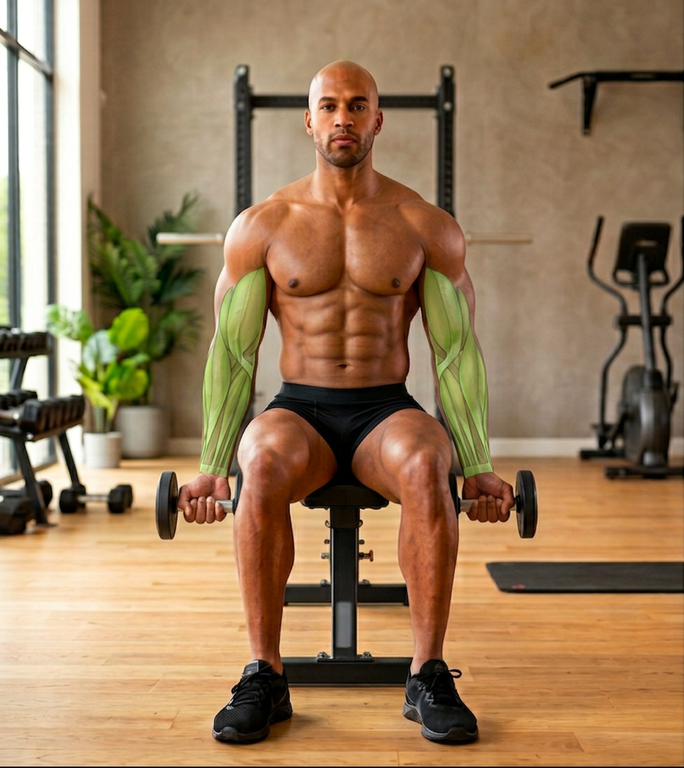
#> input picture evolution/media/refonte-photo/propositions/lot65/phases/47-bas-supination-normalise.png, 684 x 768 px
$ python assemble.py
#> lines starting #> are read from the running program, lines starting #| are printed output that depends on the picture; after the words box and inside, x2 and y2 are one past the last pixel; in counts of white or black regions, pixels touching at a corner belong together
"""Rebuild isolated proposal47 from photographed crops; no delivered file writes."""
from pathlib import Path
from PIL import Image,ImageDraw,ImageFilter,ImageFont
import numpy as np
import json
HERE=Path(__file__).resolve().parent
R=HERE.parents[1]
P=HERE/'phases';OLD=R/'propositions/lot65'
def load(p):return Image.open(p).convert('RGB')
#> returned value is the input picture: PIL image 684x768 RGB; mean R, G, B 153.8, 124.2, 90.7
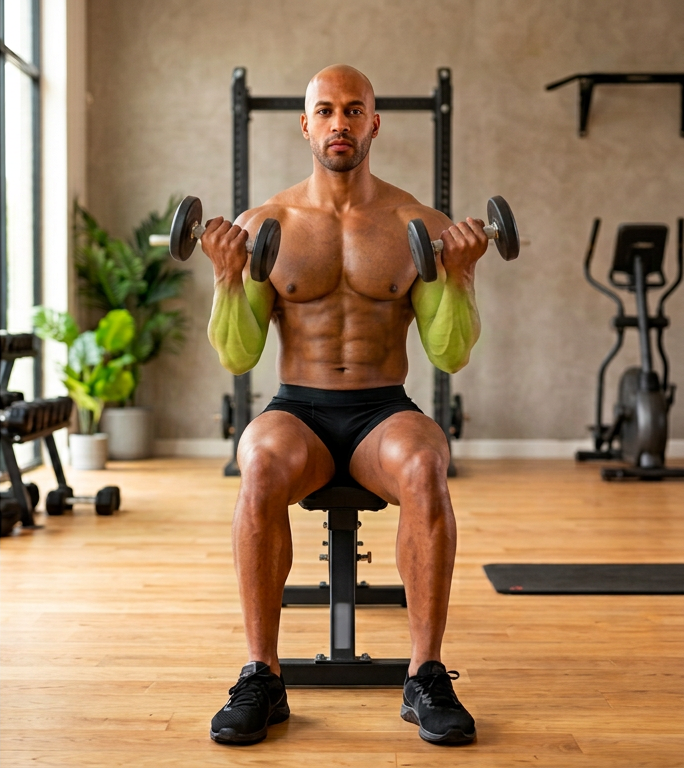
#> input picture evolution/media/refonte-photo/propositions/lot65/guides/47-haut-supination.png, 684 x 768 px
#> in load, returned value is the input picture: PIL image 684x768 RGB; mean R, G, B 156.6, 126.5, 94.3
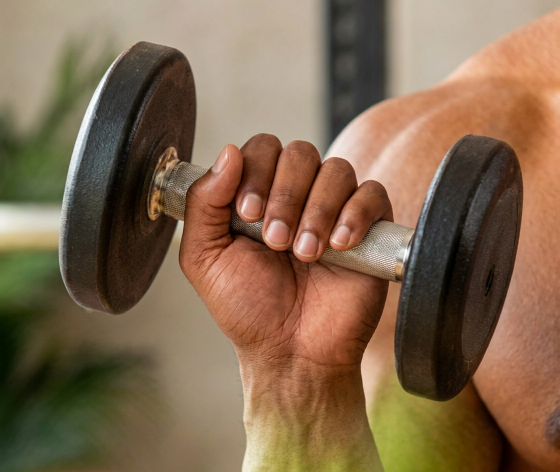
#> input picture evolution/media/refonte-photo/propositions/lot66/phases/haut-main-gauche-pronation.png, 1120 x 944 px (shown at 1/2 size)
#> in load, returned value is the input picture: PIL image 1120x944 RGB; mean R, G, B 130.2, 104.5, 78.9
def paste(base,detail,box,feather=1):
#> called with box = (155, 185, 290, 300), feather = 1
    im=base.copy();x,y,x2,y2=box
#> after `x, y, x2, y2 = box`: x = 155; y = 185; x2 = 290; y2 = 300
    patch=detail.resize((x2-x,y2-y),Image.Resampling.LANCZOS)
    mask=Image.new('L',patch.size);ImageDraw.Draw(mask).rectangle((3,3,patch.width-3,patch.height-3),fill=255)
#> after `mask = Image.new('L', patch.size)`: mask: PIL image 135x115 L; every value is 0
#> after `ImageDraw.Draw(mask).rectangle((3, 3, patch.width - 3, patch.height - `: mask: PIL image 135x115 L; 92.1% white; 1 black region, box (x1, y1, x2, y2) and area: (0, 0, 135, 115) 1225
    im.paste(patch,(x,y),mask.filter(ImageFilter.GaussianBlur(feather)))
    return im
low_sup=load(OLD/'phases/47-bas-supination-normalise.png')
high_sup=load(OLD/'guides/47-haut-supination.png')
high_pro=paste(high_sup,load(P/'haut-main-gauche-pronation.png'),(155,185,290,300))
high_pro=paste(high_pro,load(P/'haut-main-droite-pronation.png'),(395,185,530,300))
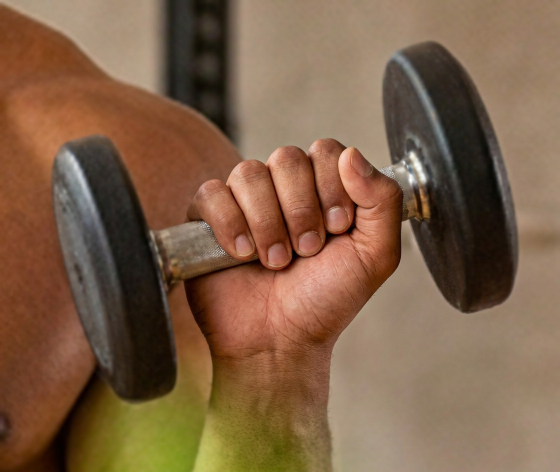
#> input picture evolution/media/refonte-photo/propositions/lot66/phases/haut-main-droite-pronation.png, 1120 x 944 px (shown at 1/2 size)
#> in load, returned value is the input picture: PIL image 1120x944 RGB; mean R, G, B 127.5, 97, 71.7
low_detail=paste(load(OLD/'phases/47-bas-pronation-detail.png'),load(P/'bas-main-droite-pronation.png'),(1520,0,2096,512),2)
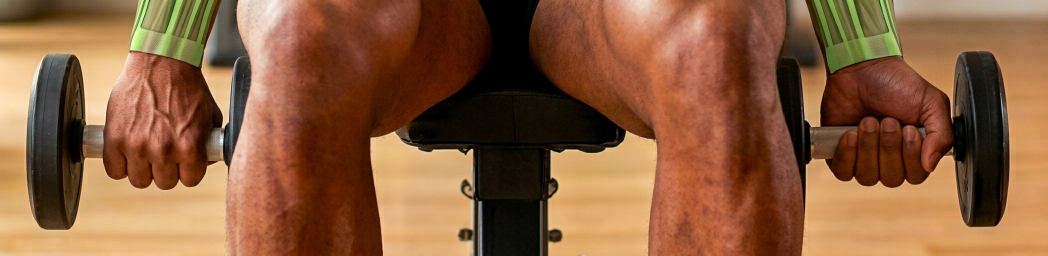
#> input picture evolution/media/refonte-photo/propositions/lot65/phases/47-bas-pronation-detail.png, 2096 x 512 px (shown at 1/2 size)
#> in load, returned value is the input picture: PIL image 2096x512 RGB; mean R, G, B 138.3, 94, 61.8
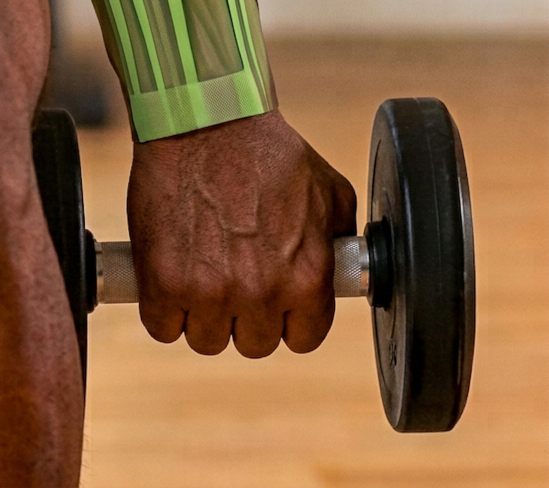
#> input picture evolution/media/refonte-photo/propositions/lot66/phases/bas-main-droite-pronation.png, 1098 x 976 px (shown at 1/2 size)
#> in load, returned value is the input picture: PIL image 1098x976 RGB; mean R, G, B 135.8, 96.2, 61.6
#> in paste (call 3), `mask = Image.new('L', patch.size)`: mask: PIL image 576x512 L; every value is 0
#> in paste (call 3), `ImageDraw.Draw(mask).rectangle((3, 3, patch.width - 3, patch.height - `: mask: PIL image 576x512 L; 98.2% white; 1 black region, box (x1, y1, x2, y2) and area: (0, 0, 576, 512) 5415
low_detail.save(P/'bas-deux-mains-pronation.png')
low_pro=paste(low_sup,low_detail,(145,450,555,550))
#> in paste (call 4), `mask = Image.new('L', patch.size)`: mask: PIL image 410x100 L; every value is 0
#> in paste (call 4), `ImageDraw.Draw(mask).rectangle((3, 3, patch.width - 3, patch.height - `: mask: PIL image 410x100 L; 93.8% white; 1 black region, box (x1, y1, x2, y2) and area: (0, 0, 410, 100) 2525
frames=[low_sup,high_sup,high_pro,low_pro]
labels=['1 - Départ : supination','2 - Montée : supination','3 - Rotation : pronation','4 - Descente : pronation']
font=ImageFont.truetype('/usr/share/fonts/truetype/dejavu/DejaVuSans.ttf',22)
small=ImageFont.truetype('/usr/share/fonts/truetype/dejavu/DejaVuSans.ttf',14)
(HERE/'planches').mkdir(exist_ok=True);(HERE/'gif/homme').mkdir(parents=True,exist_ok=True)
full=Image.new('RGB',(2736,808),'white');d=ImageDraw.Draw(full)
#> after `full = Image.new('RGB', (2736, 808), 'white')`: full: PIL image 2736x808 RGB; every value is 255
for i,f in enumerate(frames):
    assert f.size==(684,768)
    f.save(P/f'47-phase{i+1}.png');full.paste(f,(684*i,40));d.text((684*i+10,8),labels[i],font=font,fill='black')
#> this loop made 4 passes
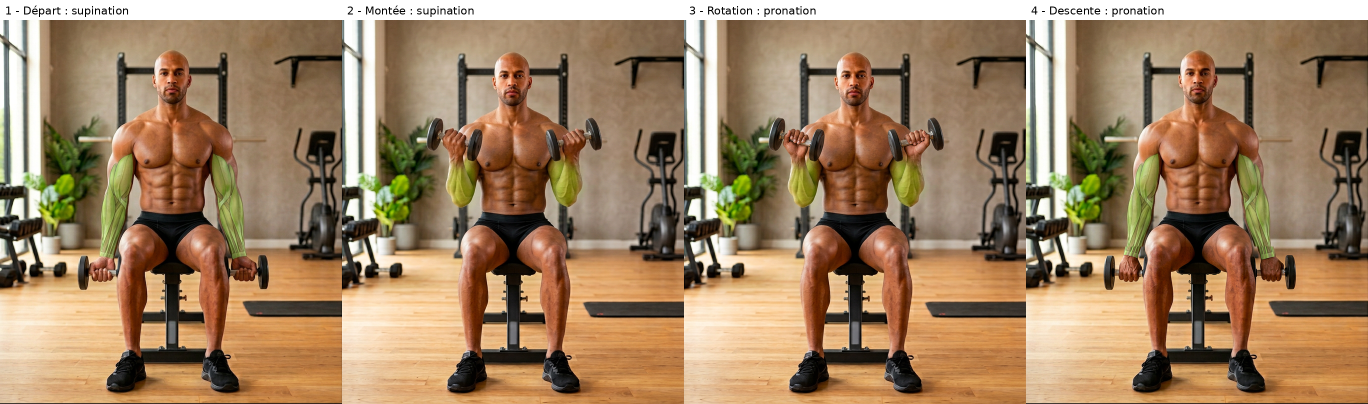
#> full: PIL image 2736x808 RGB (shown at 1/2 size); mean R, G, B 159.6, 131.2, 100
full.save(HERE/'planches/curl-zottman-assis.png')
scaled=[f.resize((392,440),Image.Resampling.LANCZOS) for f in frames]
#> scaled = 4 items
gif=HERE/'gif/homme/curl-zottman-assis-homme.gif'
scaled[0].save(gif,save_all=True,append_images=scaled[1:],duration=500,loop=0,disposal=2)
review=Image.new('RGB',(814,984),'white');d=ImageDraw.Draw(review)
#> after `review = Image.new('RGB', (814, 984), 'white')`: review: PIL image 814x984 RGB; every value is 255
d.text((10,5),'N°47 - PROPOSITION NON VALIDÉE',font=small,fill='black')
for i,f in enumerate(scaled):
    x=10+(i%2)*402;y=30+(i//2)*482
    d.text((x,y),labels[i],font=small,fill='black');review.paste(f,(x,y+22))
#> this loop made 4 passes
review.save(R/'review/lot66-proposition-47.jpg',quality=95)
rois=[[116,207,133,250],[126,178,143,205],[126,178,143,205],[116,207,133,250]]
counts=[]
with Image.open(gif) as im:
#> im: PIL image 392x440 P
    for i,roi in enumerate(rois):
        im.seek(i);x,y,x2,y2=roi;ar=np.asarray(im.convert('RGB'),dtype=int)[y:y2,x:x2]
        r,g,b=ar[:,:,0],ar[:,:,1],ar[:,:,2]
        counts.append(int(((g>120)&(g>r+15)&(g>b+60)).sum()))
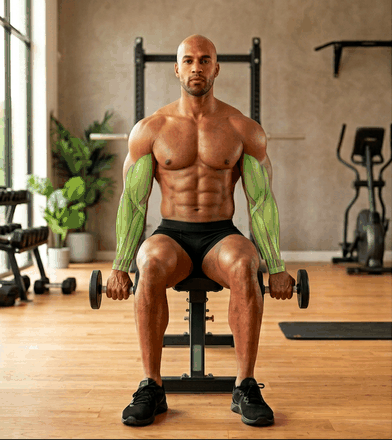
#> im: PIL image 392x440 RGB; mean R, G, B 153.6, 123.8, 90.3
#> after the loop, counts = [298, 158, 166, 336]
(HERE/'mesures.json').write_text(json.dumps({'numero':47,'size':[392,440],'frames':4,'duration_ms':500,'recalage':[0,0],'roi_avant_bras_par_phase':rois,'strict_lime':counts,'validation_utilisateur':False},indent=2))
print('ROI',counts)
#| ROI [298, 158, 166, 336]
